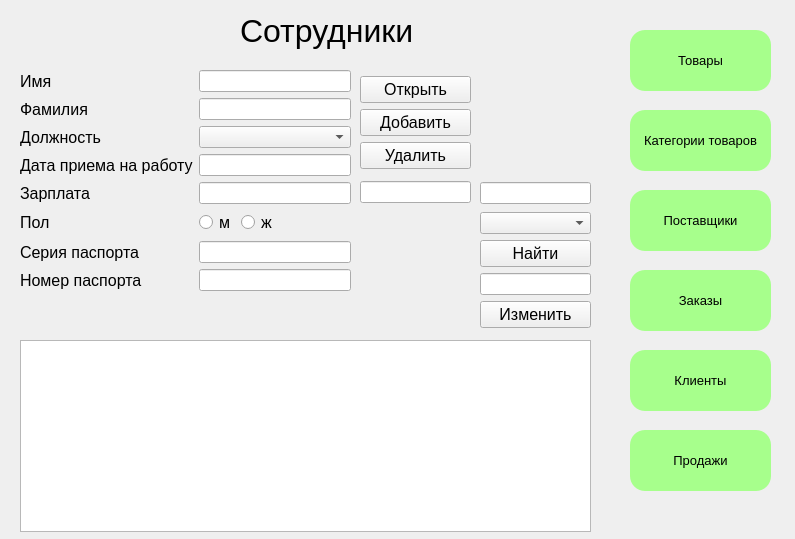
<?xml version="1.0" encoding="UTF-8"?>
<ui version="4.0">
 <class>Sotrydniki</class>
 <widget class="QWidget" name="Sotrydniki">
  <property name="geometry">
   <rect>
    <x>0</x>
    <y>0</y>
    <width>795</width>
    <height>539</height>
   </rect>
  </property>
  <property name="windowTitle">
   <string>Form</string>
  </property>
  <widget class="QPushButton" name="pbOpen_5">
   <property name="geometry">
    <rect>
     <x>630</x>
     <y>30</y>
     <width>141</width>
     <height>61</height>
    </rect>
   </property>
   <property name="minimumSize">
    <size>
     <width>107</width>
     <height>27</height>
    </size>
   </property>
   <property name="font">
    <font>
     <family>MS Shell Dlg 2</family>
     <pointsize>10</pointsize>
     <weight>9</weight>
     <italic>false</italic>
     <bold>false</bold>
    </font>
   </property>
   <property name="styleSheet">
    <string notr="true">background-color: rgb(167, 255, 140);
font: 75 10pt &quot;MS Shell Dlg 2&quot;;
border-radius: 15px</string>
   </property>
   <property name="text">
    <string>Товары</string>
   </property>
  </widget>
  <widget class="QLabel" name="label_9">
   <property name="geometry">
    <rect>
     <x>240</x>
     <y>0</y>
     <width>181</width>
     <height>61</height>
    </rect>
   </property>
   <property name="font">
    <font>
     <pointsize>24</pointsize>
    </font>
   </property>
   <property name="text">
    <string>Сотрудники</string>
   </property>
  </widget>
  <widget class="QPushButton" name="pbOpen_10">
   <property name="geometry">
    <rect>
     <x>630</x>
     <y>350</y>
     <width>141</width>
     <height>61</height>
    </rect>
   </property>
   <property name="minimumSize">
    <size>
     <width>107</width>
     <height>27</height>
    </size>
   </property>
   <property name="font">
    <font>
     <family>MS Shell Dlg 2</family>
     <pointsize>10</pointsize>
     <weight>9</weight>
     <italic>false</italic>
     <bold>false</bold>
    </font>
   </property>
   <property name="styleSheet">
    <string notr="true">background-color: rgb(167, 255, 140);
font: 75 10pt &quot;MS Shell Dlg 2&quot;;
border-radius: 15px</string>
   </property>
   <property name="text">
    <string>Клиенты</string>
   </property>
  </widget>
  <widget class="QTableWidget" name="twSotrydniki">
   <property name="geometry">
    <rect>
     <x>20</x>
     <y>340</y>
     <width>571</width>
     <height>192</height>
    </rect>
   </property>
  </widget>
  <widget class="QPushButton" name="pbOpen_6">
   <property name="geometry">
    <rect>
     <x>630</x>
     <y>110</y>
     <width>141</width>
     <height>61</height>
    </rect>
   </property>
   <property name="minimumSize">
    <size>
     <width>107</width>
     <height>27</height>
    </size>
   </property>
   <property name="font">
    <font>
     <family>MS Shell Dlg 2</family>
     <pointsize>10</pointsize>
     <weight>9</weight>
     <italic>false</italic>
     <bold>false</bold>
    </font>
   </property>
   <property name="styleSheet">
    <string notr="true">background-color: rgb(238, 148, 255);
background-color: rgb(167, 255, 140);
font: 75 10pt &quot;MS Shell Dlg 2&quot;;
border-radius: 15px</string>
   </property>
   <property name="text">
    <string>Категории товаров</string>
   </property>
  </widget>
  <widget class="QPushButton" name="pbOpen_7">
   <property name="geometry">
    <rect>
     <x>630</x>
     <y>190</y>
     <width>141</width>
     <height>61</height>
    </rect>
   </property>
   <property name="minimumSize">
    <size>
     <width>107</width>
     <height>27</height>
    </size>
   </property>
   <property name="font">
    <font>
     <family>MS Shell Dlg 2</family>
     <pointsize>10</pointsize>
     <weight>9</weight>
     <italic>false</italic>
     <bold>false</bold>
    </font>
   </property>
   <property name="styleSheet">
    <string notr="true">background-color: rgb(238, 148, 255);
background-color: rgb(167, 255, 140);
font: 75 10pt &quot;MS Shell Dlg 2&quot;;
border-radius: 15px</string>
   </property>
   <property name="text">
    <string>Поставщики</string>
   </property>
  </widget>
  <widget class="QWidget" name="layoutWidget">
   <property name="geometry">
    <rect>
     <x>360</x>
     <y>70</y>
     <width>111</width>
     <height>141</height>
    </rect>
   </property>
   <layout class="QVBoxLayout" name="verticalLayout_3">
    <item>
     <layout class="QVBoxLayout" name="verticalLayout">
      <item>
       <widget class="QPushButton" name="pbOpen">
        <property name="font">
         <font>
          <pointsize>12</pointsize>
         </font>
        </property>
        <property name="text">
         <string>Открыть</string>
        </property>
       </widget>
      </item>
      <item>
       <widget class="QPushButton" name="pbAdd">
        <property name="font">
         <font>
          <pointsize>12</pointsize>
         </font>
        </property>
        <property name="text">
         <string>Добавить</string>
        </property>
       </widget>
      </item>
      <item>
       <widget class="QPushButton" name="pbDelet">
        <property name="font">
         <font>
          <pointsize>12</pointsize>
         </font>
        </property>
        <property name="text">
         <string>Удалить</string>
        </property>
       </widget>
      </item>
     </layout>
    </item>
    <item>
     <widget class="QLineEdit" name="lineID">
      <property name="font">
       <font>
        <pointsize>8</pointsize>
       </font>
      </property>
      <property name="whatsThis">
       <string>&lt;html&gt;&lt;head/&gt;&lt;body&gt;&lt;p&gt;fnnnnn&lt;/p&gt;&lt;/body&gt;&lt;/html&gt;</string>
      </property>
      <property name="styleSheet">
       <string notr="true">color: rgb(143, 143, 143);</string>
      </property>
      <property name="text">
       <string/>
      </property>
     </widget>
    </item>
   </layout>
  </widget>
  <widget class="QWidget" name="layoutWidget_3">
   <property name="geometry">
    <rect>
     <x>480</x>
     <y>180</y>
     <width>111</width>
     <height>152</height>
    </rect>
   </property>
   <layout class="QVBoxLayout" name="verticalLayout_9">
    <item>
     <widget class="QLineEdit" name="lineFind_4"/>
    </item>
    <item>
     <layout class="QVBoxLayout" name="verticalLayout_10">
      <item>
       <widget class="QComboBox" name="cbFind_4"/>
      </item>
      <item>
       <widget class="QPushButton" name="pbFind_4">
        <property name="font">
         <font>
          <pointsize>12</pointsize>
         </font>
        </property>
        <property name="text">
         <string>Найти</string>
        </property>
       </widget>
      </item>
      <item>
       <widget class="QLineEdit" name="lineChange_4">
        <property name="font">
         <font>
          <family>MS Shell Dlg 2</family>
          <pointsize>7</pointsize>
          <weight>50</weight>
          <italic>false</italic>
          <bold>false</bold>
         </font>
        </property>
        <property name="whatsThis">
         <string>&lt;html&gt;&lt;head/&gt;&lt;body&gt;&lt;p&gt;fnnnnn&lt;/p&gt;&lt;/body&gt;&lt;/html&gt;</string>
        </property>
        <property name="styleSheet">
         <string notr="true">color: rgb(143, 143, 143);
font: 8pt &quot;MS Shell Dlg 2&quot;;
font: 8pt &quot;MS Shell Dlg 2&quot;;
font: 7pt &quot;MS Shell Dlg 2&quot;;</string>
        </property>
        <property name="text">
         <string/>
        </property>
       </widget>
      </item>
      <item>
       <widget class="QPushButton" name="pdChange_4">
        <property name="font">
         <font>
          <pointsize>12</pointsize>
         </font>
        </property>
        <property name="text">
         <string>Изменить</string>
        </property>
       </widget>
      </item>
     </layout>
    </item>
   </layout>
  </widget>
  <widget class="QPushButton" name="pbOpen_9">
   <property name="geometry">
    <rect>
     <x>630</x>
     <y>430</y>
     <width>141</width>
     <height>61</height>
    </rect>
   </property>
   <property name="minimumSize">
    <size>
     <width>107</width>
     <height>27</height>
    </size>
   </property>
   <property name="font">
    <font>
     <family>MS Shell Dlg 2</family>
     <pointsize>10</pointsize>
     <weight>9</weight>
     <italic>false</italic>
     <bold>false</bold>
    </font>
   </property>
   <property name="styleSheet">
    <string notr="true">background-color: rgb(167, 255, 140);
font: 75 10pt &quot;MS Shell Dlg 2&quot;;
border-radius: 15px</string>
   </property>
   <property name="text">
    <string>Продажи</string>
   </property>
  </widget>
  <widget class="QPushButton" name="pbOpen_8">
   <property name="geometry">
    <rect>
     <x>630</x>
     <y>270</y>
     <width>141</width>
     <height>61</height>
    </rect>
   </property>
   <property name="minimumSize">
    <size>
     <width>107</width>
     <height>27</height>
    </size>
   </property>
   <property name="font">
    <font>
     <family>MS Shell Dlg 2</family>
     <pointsize>10</pointsize>
     <weight>9</weight>
     <italic>false</italic>
     <bold>false</bold>
    </font>
   </property>
   <property name="styleSheet">
    <string notr="true">background-color: rgb(238, 148, 255);
background-color: rgb(167, 255, 140);
font: 75 10pt &quot;MS Shell Dlg 2&quot;;
border-radius: 15px</string>
   </property>
   <property name="text">
    <string>Заказы</string>
   </property>
  </widget>
  <widget class="QWidget" name="layoutWidget_2">
   <property name="geometry">
    <rect>
     <x>20</x>
     <y>70</y>
     <width>331</width>
     <height>461</height>
    </rect>
   </property>
   <layout class="QFormLayout" name="formLayout_2">
    <item row="0" column="0">
     <widget class="QLabel" name="label">
      <property name="font">
       <font>
        <pointsize>12</pointsize>
       </font>
      </property>
      <property name="text">
       <string>Имя</string>
      </property>
     </widget>
    </item>
    <item row="0" column="1">
     <widget class="QLineEdit" name="lineName"/>
    </item>
    <item row="1" column="1">
     <widget class="QLineEdit" name="lineFamilia"/>
    </item>
    <item row="1" column="0">
     <widget class="QLabel" name="label_2">
      <property name="font">
       <font>
        <pointsize>12</pointsize>
       </font>
      </property>
      <property name="text">
       <string>Фамилия</string>
      </property>
     </widget>
    </item>
    <item row="2" column="1">
     <widget class="QComboBox" name="cbPost"/>
    </item>
    <item row="2" column="0">
     <widget class="QLabel" name="label_3">
      <property name="font">
       <font>
        <pointsize>12</pointsize>
       </font>
      </property>
      <property name="text">
       <string>Должность</string>
      </property>
     </widget>
    </item>
    <item row="3" column="0">
     <widget class="QLabel" name="label_4">
      <property name="font">
       <font>
        <pointsize>12</pointsize>
       </font>
      </property>
      <property name="text">
       <string>Дата приема на работу</string>
      </property>
     </widget>
    </item>
    <item row="4" column="1">
     <widget class="QLineEdit" name="linePrice"/>
    </item>
    <item row="4" column="0">
     <widget class="QLabel" name="label_5">
      <property name="font">
       <font>
        <pointsize>12</pointsize>
       </font>
      </property>
      <property name="text">
       <string>Зарплата</string>
      </property>
     </widget>
    </item>
    <item row="5" column="1">
     <layout class="QFormLayout" name="formLayout">
      <item row="0" column="0">
       <widget class="QRadioButton" name="rbMan">
        <property name="font">
         <font>
          <pointsize>12</pointsize>
         </font>
        </property>
        <property name="text">
         <string>м</string>
        </property>
       </widget>
      </item>
      <item row="0" column="1">
       <widget class="QRadioButton" name="rbWoman">
        <property name="font">
         <font>
          <pointsize>12</pointsize>
         </font>
        </property>
        <property name="text">
         <string>ж</string>
        </property>
       </widget>
      </item>
     </layout>
    </item>
    <item row="5" column="0">
     <widget class="QLabel" name="label_6">
      <property name="font">
       <font>
        <pointsize>12</pointsize>
       </font>
      </property>
      <property name="text">
       <string>Пол</string>
      </property>
     </widget>
    </item>
    <item row="7" column="1">
     <widget class="QLineEdit" name="lineSerias"/>
    </item>
    <item row="7" column="0">
     <widget class="QLabel" name="label_7">
      <property name="font">
       <font>
        <pointsize>12</pointsize>
       </font>
      </property>
      <property name="text">
       <string>Серия паспорта</string>
      </property>
     </widget>
    </item>
    <item row="8" column="1">
     <widget class="QLineEdit" name="lineNamber"/>
    </item>
    <item row="8" column="0">
     <widget class="QLabel" name="label_8">
      <property name="font">
       <font>
        <pointsize>12</pointsize>
       </font>
      </property>
      <property name="text">
       <string>Номер паспорта</string>
      </property>
     </widget>
    </item>
    <item row="3" column="1">
     <widget class="QLineEdit" name="lineDate"/>
    </item>
   </layout>
  </widget>
 </widget>
 <resources/>
 <connections/>
</ui>
